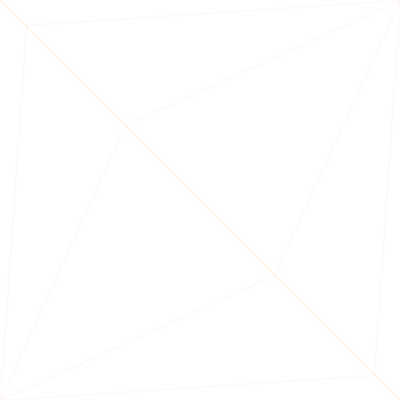
Frame 1 (no input)
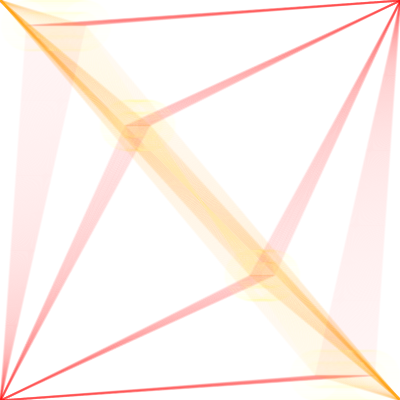
Frame 60 (the mouse pressed at the canvas centre just before this capture)
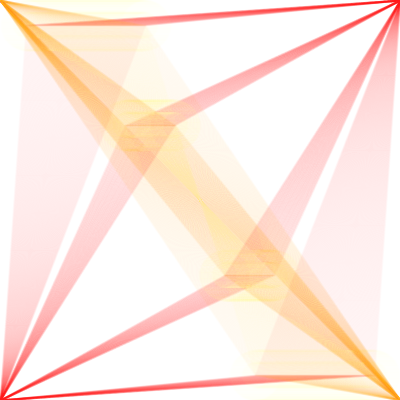
Frame 120 (the mouse held since frame 60 and released just before this capture)

The Processing sketch that drew these frames (run headless with seeded random() and noise(); from frame 60 on, the mouse is pressed at the canvas centre):

// Processing sketch: processing_64160
// ── processing_64160.pde

int x1, y1;
float x2, y2;
int trans;
void setup()
{
  size(400, 400);
  background(255);
  ellipseMode(CENTER);
  strokeWeight(2);
  smooth();
  x1 = 25;
  y1 = 25;
  x2 = 125;
  y2 = 125;
  trans = 5;
};
void draw ()
{
  if(y1 == 25 && x1 <= width-25)
    {
      x1++;
      y1 = 25;     
      x2+=0.42;
      y2 = 125;  
     };
    
  if(x1 >= width-25 && y1 >= 25)
    {
      x1 = width-25;
      y1++;
      x2 = width-125;
      y2+=0.42;      
     };
      
  if(x1 <= width-25 && y1 >= height-25)
    {
      y1 = height-25;
      x1--;   
      y2 = height-125;
      x2-=0.42;        
     };
  if(y1 <= height-25 && x1 <= 25)
    {
      x1 = 25;
      y1--;  
      x2 = 125;
      y2-=0.42;       
     };

    noFill(); 
//----------------------  
//lineas que van de las esquinas a los circulos
stroke(255, 128, 0, trans);
line(x1, y1, 0, 0);
line(x2, y2, 0, 0);
line(width-x1, height-y1, 0, 0);
line(width-x2, height-y2, 0, 0);
//---
stroke(255, 0, 0, trans);
line(x1, y1, 0, height);
line(x2, y2, 0, height);
line(width-x1, height-y1, 0, height);
line(width-x2, height-y2, 0, height);
//---
stroke(255, 0, 0, trans);
line(x1, y1, width, 0);
line(x2, y2, width, 0);
line(width-x1, height-y1, width, 0);
line(width-x2, height-y2, width, 0);
//---
stroke(255, 128, 0, trans);
line(x1, y1, width, height);
line(x2, y2, width, height);
line(width-x1, height-y1, width, height);
line(width-x2, height-y2, width, height);
  
  stroke(255, 255, 128, trans);   
  ellipse(x1, y1, 50, 50);
  ellipse(x1, y1, 25, 25);
  ellipse(x2, y2, 50, 50);
  ellipse(x2, y2, 25, 25);
  ellipse(width-x1, height-y1, 50, 50);
  ellipse(width-x1, height-y1, 25, 25);
  ellipse(width-x2, height-y2, 50, 50);
  ellipse(width-x2, height-y2, 25, 25);
  
 line(x1, y1, width/2, height/2);
line(x2, y2, width/2, height/2);
line(width-x1, height-y1, width/2, height/2);
line(width-x2, height-y2, width/2, height/2); 
  
  //------------------
};
